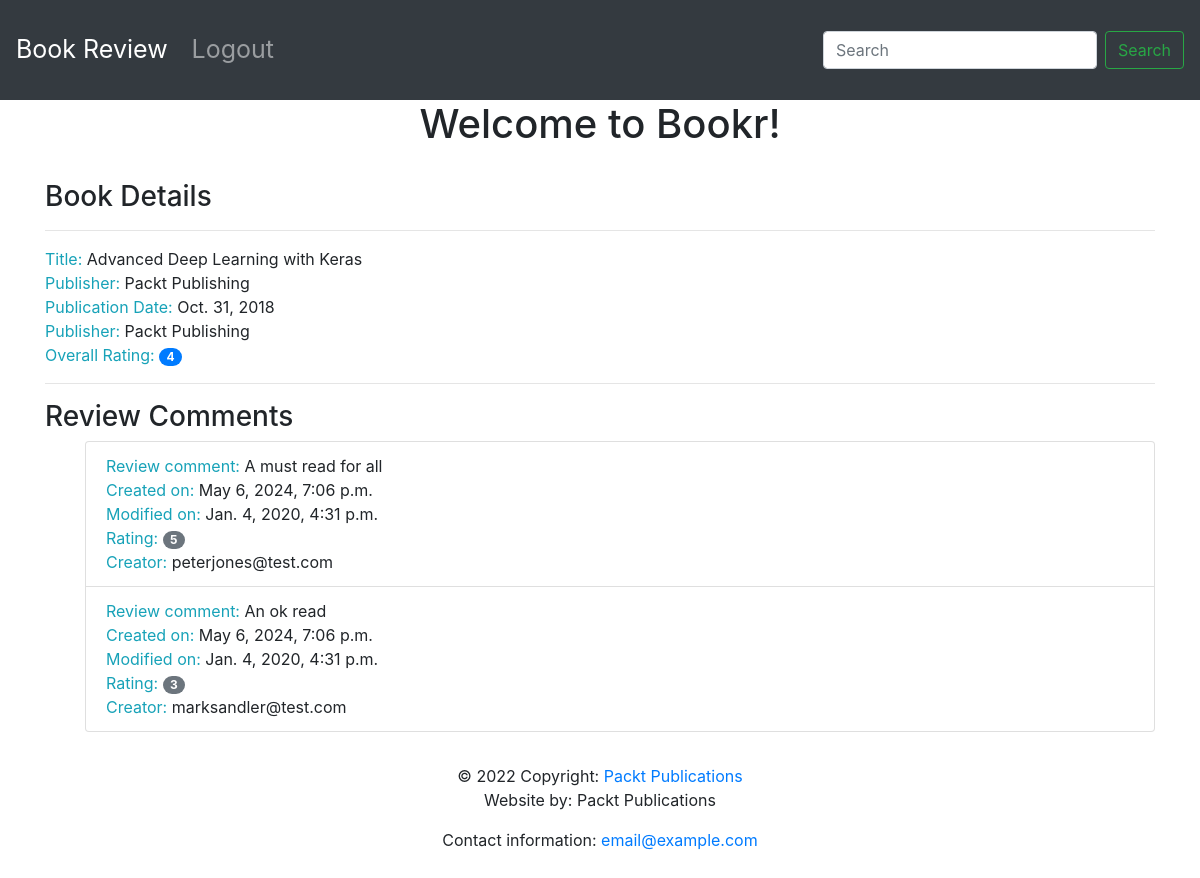
Page /books/1/ on the committed database.
### reviews/models.py (models this page shows, shortened)
class Book(models.Model):
    title = models.CharField(max_length=70, help_text="The title of the book.")
    publication_date = models.DateField(
        verbose_name="Date the book was published.")
    isbn = models.CharField(max_length=20, verbose_name="ISBN number of the book.")
    publisher = models.ForeignKey(Publisher, on_delete=models.CASCADE)
    contributors = models.ManyToManyField('Contributor', through="BookContributor")

class Publisher(models.Model):
    name = models.CharField(max_length=50, help_text="The name of the Publisher.")
    website = models.URLField(help_text="The Publisher's website.")
    email = models.EmailField(help_text="The Publisher's email address.")
    def __str__(self):
        return self.name

class Review(models.Model):
    content = models.TextField(help_text="The Review text.")
    rating = models.IntegerField(help_text="The rating the reviewer has given.")
    date_created = models.DateTimeField(auto_now_add=True, help_text="The date and time the review was created.")
    date_edited = models.DateTimeField(null=True, help_text="The date and time the review was last edited.")
    creator = models.ForeignKey(auth.get_user_model(), on_delete=models.CASCADE)
    book = models.ForeignKey(Book, on_delete=models.CASCADE, help_text="The Book that this review is for.")

### reviews/views.py (the view)
# urls.py: path('books/<int:book_id>/', views.book_detail, name = 'book_detail'),
def book_detail(request, book_id):
    book = get_object_or_404(Book, id=book_id)
    if reviews := book.review_set.all():
        book_rating = average_rating([review.rating for review in reviews])
        context = {
            'book': book,
            'book_rating': book_rating,
            'reviews': reviews
        }
    else:
        context = {
            'book': book,
            'book_rating': None,
            'reviews': None
        }
    return render(request, "reviews/book_detail.html", context)

### reviews/utils.py (called while the page is built)
def average_rating(rating_list):
    return round(sum(rating_list) / len(rating_list)) if rating_list else 0

### templates/reviews/book_detail.html
{% extends 'base.html' %}
{% block content %}
    <br>
    <h3>Book Details</h3>
    <hr>
    <span class="text-info">Title: </span><span>{{ book.title }}</span>
    <br>
    <span class="text-info">Publisher: </span><span> {{ book.publisher }} </span>
    <br>
    <span class="text-info">Publication Date: </span><span> {{ book.publication_date }} </span>
    <br>
    <span class="text-info">Publisher: </span><span> {{ book.publisher }} </span>
    <br>
    {% if not reviews %}
        <hr>
        <h3>Be the first one to write a review.</h3>
    {% else %}
        <span class="text-info">Overall Rating: </span><span class="badge badge-primary badge-pill">{{ book_rating }}</span>
        <br>
        <hr>
        <h3>Review Comments</h3>
        <ul>
        {% for review in reviews %}
            <li class="list-group-item">
                <span class="text-info">Review comment: </span> <span>{{ review.content }}</span>
                <br>
                <span class="text-info">Created on: </span><span>{{ review.date_created }}</span>
                <br>
                <span class="text-info">Modified on: </span><span>{{ review.date_edited }}</span>
                <br>
                <span class="text-info">Rating: </span><span class="badge badge-secondary badge-pill">{{ review.rating }}</span>
                <br>
                <span class="text-info">Creator: </span><span>{{ review.creator.username }}</span>
                <br>
            </li>
        {% endfor %}
        </ul>
    {% endif %}
{% endblock %}

### templates/base.html (shortened to what this page needs)
<!DOCTYPE html>
{% load static %}
<html lang="en">
<head>
     <link rel="stylesheet" href="https://stackpath.bootstrapcdn.com/bootstrap/4.4.1/css/bootstrap.min.css">
    <link rel="stylesheet" href="https://cdnjs.cloudflare.com/ajax/libs/font-awesome/4.7.0/css/font-awesome.min.css">
</head>
<body>
   <nav class="navbar navbar-expand-sm navbar-dark bg-dark sticky-top">
          <a class="navbar-brand" href="{% url 'reviews:book_list' %}">Book Review</a>
          <div class="collapse navbar-collapse" id="navbarSupportedContent">
            <ul class="navbar-nav mr-auto">
              <li class="nav-item">
                <a class="nav-link" href="#">Logout</a>
              </li>
            </ul>
            <form class="form-inline my-2 my-lg-0">
              <input class="form-control mr-sm-2" type="search" placeholder="Search" aria-label="Search">
              <button class="btn btn-outline-success my-2 my-sm-0" type="submit">Search</button>
            </form>
          </div>
        </nav>
        <div class="container">
        <h1 align="center">Welcome to Bookr!</h1>
         {% block content %}
        {% endblock %}
        </div>
  <footer class="page-footer font-small blue">
    <div class="footer-copyright text-center py-3">© 2022 Copyright:
      <a href="https://www.packtpub.com"> Packt Publications</a>
      <p>Website by: Packt Publications</p>
      <p>Contact information: <a href="mailto:email@example.com">email@example.com</a></p>
    </div>
  </footer>
  </body>
</html>

### templates/base.html (style rules this page uses)
.navbar { min-height: 100px; font-size: 25px; }
.navbar-brand { font-size: 25px; }

### rows in the picture
Book: title "Advanced Deep Learning with Keras", publisher "Packt Publishing", publication_date "Oct. 31, 2018"
Review: content "A must read for all", date_created "May 6, 2024, 7:06 p.m.", date_edited "Jan. 4, 2020, 4:31 p.m.", rating "5", creator.username "peterjones@test.com"
Review: content "An ok read", date_created "May 6, 2024, 7:06 p.m.", date_edited "Jan. 4, 2020, 4:31 p.m.", rating "3", creator.username "marksandler@test.com"

### other values in the picture
{{ book_rating }} "4"
